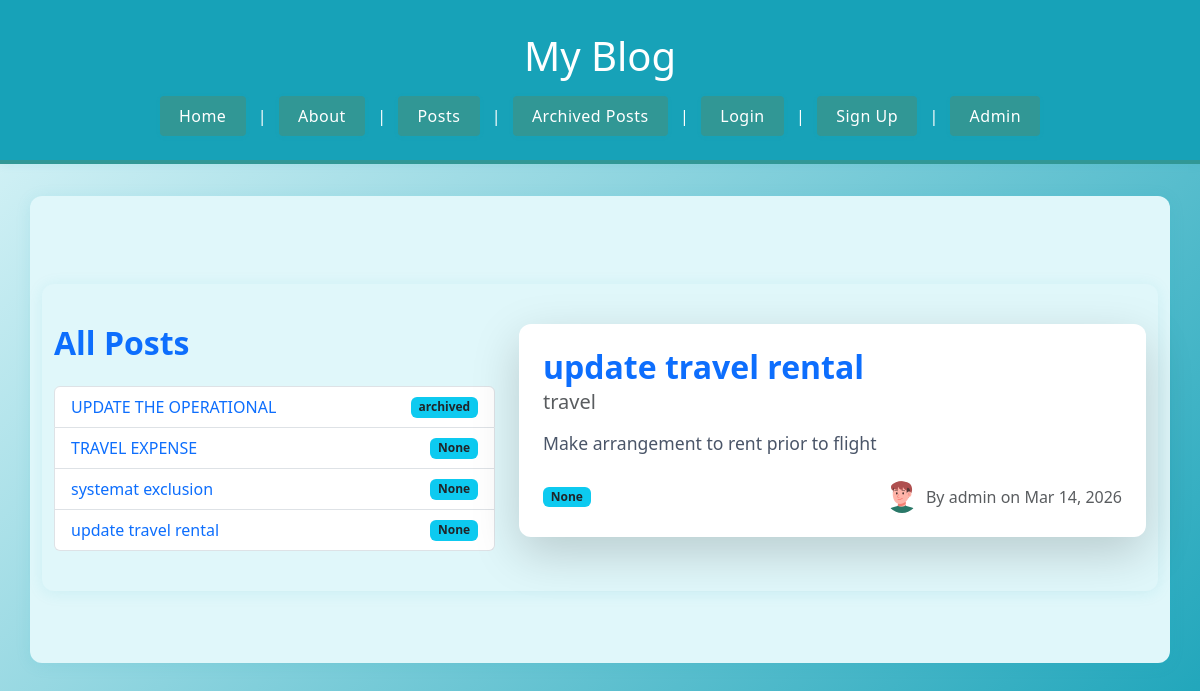
The page /posts/?post_id=5 on the database its author committed.
### posts/models.py (models this page shows, shortened)
class Post(models.Model):
	title = models.CharField(max_length=128)
	subtitle = models.CharField(max_length=256)
	body = models.TextField()
	created_on = models.DateTimeField(auto_now_add=True)
	author = models.ForeignKey(
		get_user_model(),
		on_delete=models.CASCADE
	)
	status = models.ForeignKey(
		Status,
		on_delete=models.DO_NOTHING,
		null=True,
		blank=True,
		related_name='posts'
	)

class Status(models.Model):
	name = models.CharField(max_length=128, unique=True)
	description = models.CharField(max_length=256, help_text="Write a description about the status")
	def __str__(self):
		return f"{self.name}"

### accounts/models.py (models this page shows, shortened)
class Profile(models.Model):
    user = models.OneToOneField(User, on_delete=models.CASCADE)
    avatar = models.CharField(max_length=64, choices=AVATAR_CHOICES, default='avatars/A47.png')

### posts/views.py (the view)
# urls.py: path('', combined_post_list_detail, name='post_list'),
def combined_post_list_detail(request):
	posts = Post.objects.all()
	post = None
	post_id = request.GET.get('post_id')
	if post_id:
		post = get_object_or_404(Post, pk=post_id)
	return render(request, 'posts/combined_list_detail.html', {'posts': posts, 'post': post})

### templates/posts/combined_list_detail.html (shortened to what this page needs)
{% extends 'base.html' %}
{% block content %}
<div class="container mt-5">
    <div class="row">
        <div class="col-md-5">
            <h2 class="fw-bold text-primary mb-4">All Posts</h2>
            <ul class="list-group">
                {% for p in posts %}
                    <li class="list-group-item d-flex justify-content-between align-items-center">
                        <a href="?post_id={{ p.pk }}" class="text-decoration-none">{{ p.title }}</a>
                        <span class="badge bg-info text-dark">{{ p.status }}</span>
                    </li>
                {% empty %}
                    <li class="list-group-item">No posts available yet.</li>
                {% endfor %}
            </ul>
        </div>
        <div class="col-md-7">
            {% if post %}
                <div class="card shadow-lg border-0 mt-3 mt-md-0">
                    <div class="card-body p-4">
                        <h2 class="card-title fw-bold text-primary mb-2">{{ post.title }}</h2>
                        <h5 class="card-subtitle mb-3 text-muted">{{ post.subtitle }}</h5>
                        <p class="card-text fs-5">{{ post.body|linebreaks }}</p>
                        <div class="d-flex justify-content-between align-items-center mt-4">
                            <span class="badge bg-info text-dark">{{ post.status }}</span>
                            <span class="text-muted d-flex align-items-center">
                                {% with profile=post.author.profile %}
                                    <img src="/static/images/{{ profile.avatar }}" alt="avatar" style="width:32px;height:32px;object-fit:cover;border-radius:50%;margin-right:8px;">
                                {% endwith %}
                                By {{ post.author }} on {{ post.created_on|date:'M d, Y' }}
                            </span>
                        </div>
                    </div>
                </div>
            {% else %}
                <div class="alert alert-info mt-3">Select a post to view details.</div>
            {% endif %}
        </div>
    </div>
</div>
{% endblock %}

### static/css/style.css (style rules this page uses)
body { font-family: 'Segoe UI', Arial, sans-serif; background: linear-gradient(135deg, #e0f7fa 0%, #17a2b8 100%); margin: 0; padding: 0; min-height: 100vh; color: #234e52; }
.container { max-width: 900px; margin: 2rem auto; background: #e0f7fa; box-shadow: 0 2px 16px rgba(23,162,184,0.10); border-radius: 12px; padding: 2.5rem 2rem; }
p, .card-text { font-size: 1.1rem; color: #4a5568; }
.card { border-radius: 12px !important; border: 1px solid #17a2b8; box-shadow: 0 2px 12px rgba(23,162,184,0.10); transition: box-shadow 0.2s; background: #fff; }
.badge { font-size: 1rem; padding: 0.5em 1em; border-radius: 8px; font-weight: 500; background: #17a2b8; color: #fff; }

### rows shown on the page
Post: title "UPDATE THE OPERATIONAL", status "archived"
Post: title "TRAVEL EXPENSE", status "None"
Post: title "systemat exclusion", status "None"
Post: title "update travel rental", status "None", subtitle "travel", body "Make arrangement to rent prior to flight", author "admin", created_on "Mar 14, 2026"
Profile: avatar (picture)
